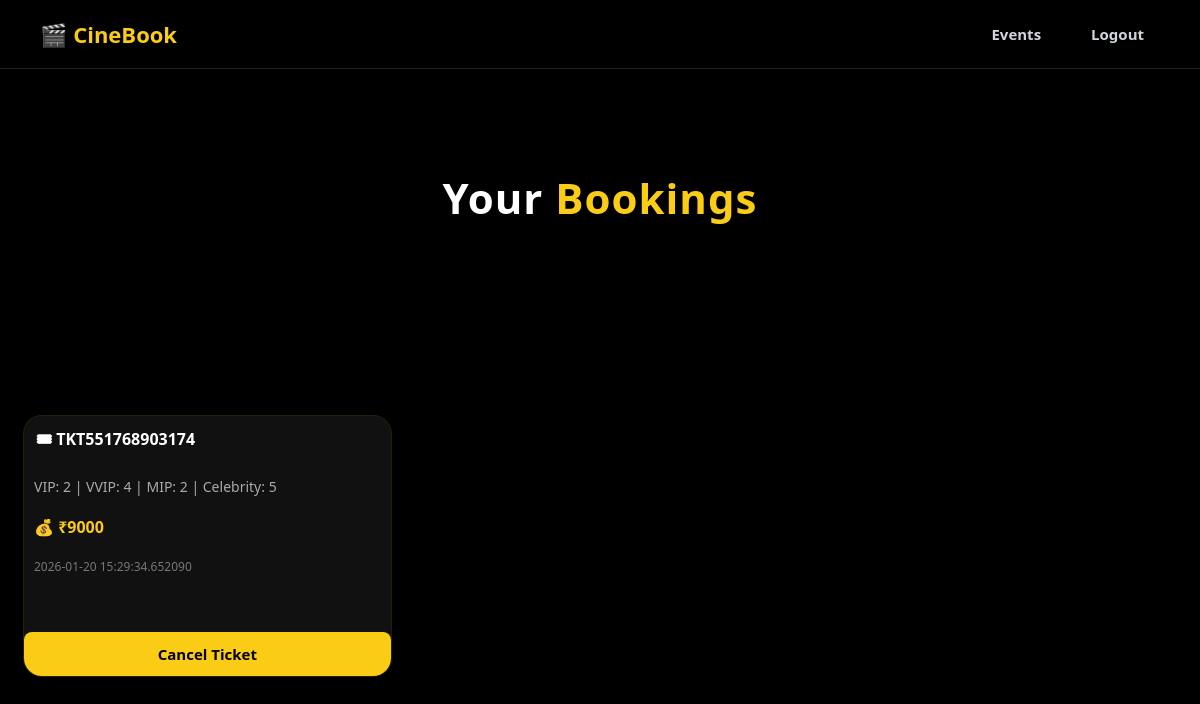
Screenshot of /my-bookings (signed in) with the database file from the repository.
### tables this page shows
CREATE TABLE bookings (
    id INTEGER PRIMARY KEY AUTOINCREMENT,
    user_id INTEGER,
    event_id INTEGER,
    vip_qty INTEGER,
    vvip_qty INTEGER,
    mip_qty INTEGER,
    celebrity_qty INTEGER,
    total_price INTEGER,
    ticket_id TEXT,
    booking_date TEXT
);

### app.py (the view)
@app.route("/my-bookings")
def my_bookings():
    if "user_id" not in session:
        return redirect("/login")
    con = get_db()
    cur = con.cursor()
    cur.execute("""
        SELECT
            b.ticket_id,
            e.title,
            e.location,
            b.vip_qty,
            b.vvip_qty,
            b.mip_qty,
            b.celebrity_qty,
            b.total_price,
            b.booking_date
        FROM bookings b
        JOIN events e ON b.event_id = e.id
        WHERE b.user_id=?
        ORDER BY b.booking_date DESC
    """, (session["user_id"],))
    bookings = cur.fetchall()
    con.close()
    return render_template("my_bookings.html", bookings=bookings, role=session.get("role"))

### app.py (called while the page is built)
def get_db():
    return sqlite3.connect("database.db", check_same_thread=False)

### templates/my_bookings.html (shortened to what this page needs)
<!DOCTYPE html>
<html>
<head>
<link rel="stylesheet" href="{{ url_for('static', filename='style.css') }}">
</head>
<body>
<header class="header">
<div class="logo">🎬 CineBook</div>
<nav class="nav">
<a href="/home" class="nav-link">Events</a>
<a href="/logout" class="nav-link">Logout</a>
</nav>
</header>
<section class="hero">
<h1>Your <span>Bookings</span></h1>
</section>
<section class="movies">
    <div class="movie-grid">
        {% for b in bookings %}
        <div class="movie-card booking-card">
            <div class="movie-title">
                🎟 {{ b[0] }}
            </div>
            <p class="booking-info">
                VIP: {{ b[3] }} |
                VVIP: {{ b[4] }} |
                MIP: {{ b[5] }} |
                Celebrity: {{ b[6] }}
            </p>
            <p class="booking-price">
                💰 ₹{{ b[7] }}
            </p>
            <p class="booking-date">
                {{ b[8] }}
            </p>
            <a href="/cancel-booking/{{ b[0] }}"
               class="btn-yellow cancel-btn"
               onclick="return confirm('Cancel this ticket? Seats will be restored.')">
                Cancel Ticket
            </a>
        </div>
        {% endfor %}
    </div>
</section>
</body>
</html>

### static/style.css (style rules this page uses)
* { margin: 0; padding: 0; box-sizing: border-box; font-family: 'Segoe UI', sans-serif; }
body { background: #000; color: #fff; }
.header { display: flex; justify-content: space-between; align-items: center; padding: 16px 40px; border-bottom: 1px solid #222; }
.logo { color: #facc15; font-size: 22px; font-weight: bold; }
.nav { display: flex; align-items: center; gap: 18px; }
.nav a, .nav button { background: transparent; border: none; text-decoration: none; color: #d1d5db; font-weight: 600; font-size: 15px; padding: 8px 16px; border-radius: 999px; cursor: pointer; transition: all 0.25s ease; }
.btn-yellow { background: #facc15 !important; color: #000 !important; font-weight: 700; }
.hero { text-align: center; padding: 80px 20px; }
.hero h1 { font-size: 52px; margin: 20px 0; }
.hero h1 span { color: #facc15; }
.movies { padding: 40px; }
.movie-grid { display: grid; grid-template-columns: repeat(auto-fit, minmax(220px, 1fr)); gap: 24px; }
.movie-card { background: #111; border-radius: 14px; overflow: hidden; transition: transform 0.3s ease; }
.movie-title { padding: 12px; font-weight: bold; }
a { text-decoration: none; }
* { margin: 0; padding: 0; box-sizing: border-box; font-family: "Segoe UI", Tahoma, Geneva, Verdana, sans-serif; }
.btn-yellow { background: #facc15; color: #000; border: none; padding: 14px; border-radius: 999px; font-size: 15px; font-weight: 700; cursor: pointer; transition: all 0.3s ease; }
.hero { text-align: center; margin-bottom: 50px; }
.hero h1 { font-size: 42px; font-weight: 800; letter-spacing: 1px; }
.movies { max-width: 1200px; margin: 0 auto; padding: 40px 24px 80px; }
.movie-grid { display: grid; grid-template-columns: repeat(auto-fill, minmax(280px, 1fr)); gap: 26px; }
.movie-card { background: #111; border-radius: 18px; overflow: hidden; box-shadow: 0 0 0 1px rgba(250,204,21,0.15); display: flex; flex-direction: column; transition: transform 0.25s ease; }
.movie-title { font-size: 16px; font-weight: 700; color: #fff; }
.movie-card { background: #111; border-radius: 18px; overflow: hidden; box-shadow: 0 0 0 1px rgba(250,204,21,0.15); display: flex; flex-direction: column; }
.movie-title { font-size: 16px; font-weight: 700; }
.booking-card { display: flex; flex-direction: column; justify-content: space-between; min-height: 260px; }
.booking-info { padding: 10px; font-size: 14px; color: #aaa; }
.booking-price { padding: 10px; color: #facc15; font-weight: bold; }
.booking-date { padding: 10px; font-size: 12px; color: #777; }
.cancel-btn { margin-top: auto; text-align: center; width: 100%; padding: 12px; border-radius: 8px; }

### rows the page displays
bookings: ticket "TKT551768903174", vip_qty "2", vvip_qty "4", mip_qty "2", celebrity_qty "5", total_price "9000", booking_date "2026-01-20 15:29:34.652090"
